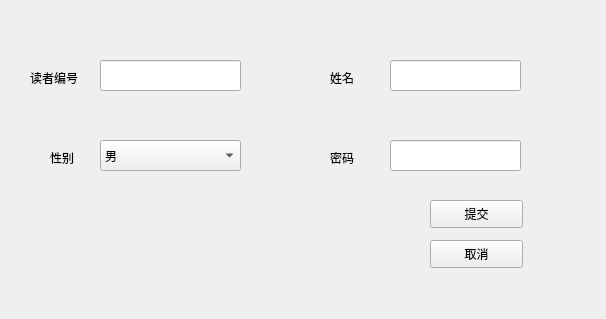
<?xml version="1.0" encoding="UTF-8"?>
<ui version="4.0">
 <class>operationwindow_2</class>
 <widget class="QWidget" name="operationwindow_2">
  <property name="geometry">
   <rect>
    <x>0</x>
    <y>0</y>
    <width>606</width>
    <height>319</height>
   </rect>
  </property>
  <property name="windowTitle">
   <string>Reader info</string>
  </property>
  <widget class="QLineEdit" name="pw_3">
   <property name="geometry">
    <rect>
     <x>390</x>
     <y>140</y>
     <width>131</width>
     <height>31</height>
    </rect>
   </property>
  </widget>
  <widget class="QLabel" name="label_9">
   <property name="geometry">
    <rect>
     <x>50</x>
     <y>150</y>
     <width>72</width>
     <height>15</height>
    </rect>
   </property>
   <property name="text">
    <string>性别</string>
   </property>
  </widget>
  <widget class="QLabel" name="label_10">
   <property name="geometry">
    <rect>
     <x>330</x>
     <y>70</y>
     <width>72</width>
     <height>15</height>
    </rect>
   </property>
   <property name="text">
    <string>姓名</string>
   </property>
  </widget>
  <widget class="QLabel" name="label_11">
   <property name="geometry">
    <rect>
     <x>30</x>
     <y>70</y>
     <width>72</width>
     <height>15</height>
    </rect>
   </property>
   <property name="text">
    <string>读者编号</string>
   </property>
  </widget>
  <widget class="QPushButton" name="pushButton_5">
   <property name="geometry">
    <rect>
     <x>430</x>
     <y>200</y>
     <width>93</width>
     <height>28</height>
    </rect>
   </property>
   <property name="text">
    <string>提交</string>
   </property>
  </widget>
  <widget class="QComboBox" name="comboBox_3">
   <property name="geometry">
    <rect>
     <x>100</x>
     <y>140</y>
     <width>141</width>
     <height>31</height>
    </rect>
   </property>
   <item>
    <property name="text">
     <string>男 </string>
    </property>
   </item>
   <item>
    <property name="text">
     <string>女 </string>
    </property>
   </item>
  </widget>
  <widget class="QLabel" name="label_12">
   <property name="geometry">
    <rect>
     <x>330</x>
     <y>150</y>
     <width>72</width>
     <height>15</height>
    </rect>
   </property>
   <property name="text">
    <string>密码</string>
   </property>
  </widget>
  <widget class="QLineEdit" name="name_3">
   <property name="geometry">
    <rect>
     <x>390</x>
     <y>60</y>
     <width>131</width>
     <height>31</height>
    </rect>
   </property>
  </widget>
  <widget class="QLineEdit" name="id_3">
   <property name="geometry">
    <rect>
     <x>100</x>
     <y>60</y>
     <width>141</width>
     <height>31</height>
    </rect>
   </property>
  </widget>
  <widget class="QPushButton" name="pushButton_6">
   <property name="geometry">
    <rect>
     <x>430</x>
     <y>240</y>
     <width>93</width>
     <height>28</height>
    </rect>
   </property>
   <property name="text">
    <string>取消</string>
   </property>
  </widget>
 </widget>
 <resources/>
 <connections/>
</ui>
